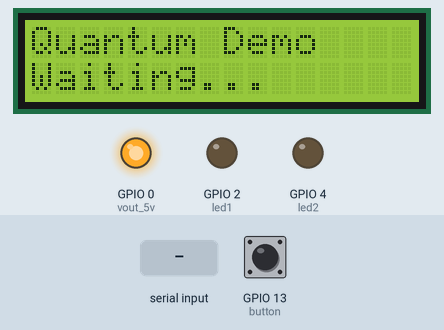
This program was run on a simulated ESP32 board running MicroPython. Shown: 16×2 character LCD, output pins drawn as LEDs (lit = HIGH). Inputs (shaded band) come from the test bench; at power-on: GPIO 13 (button) HIGH. Pins used as bus, display or sensor lines are not drawn; what the program prints to the serial console is not drawn.

Above: at 3.3 s.
3.4 s: "0" typed at the serial console, then Enter
At 5.6 s:
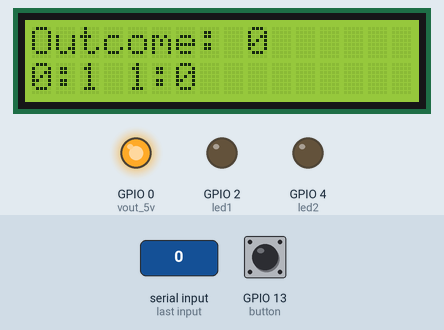
5.9 s: "M1" typed at the serial console, then Enter
At 7.2 s:
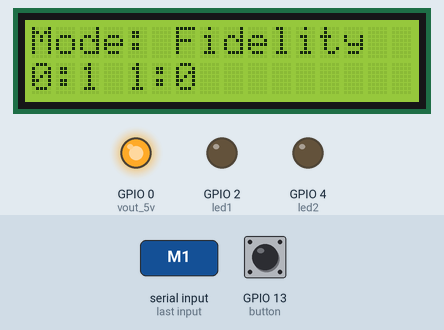
7.5 s: "M2" typed at the serial console, then Enter
At 8.8 s:
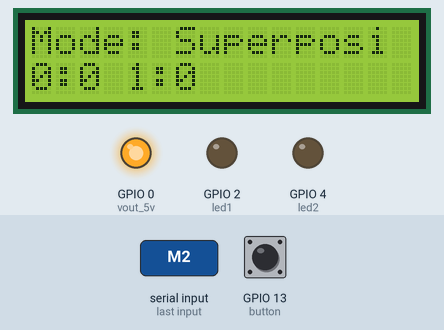
9.1 s: "S" typed at the serial console, then Enter
At 9.41 s:
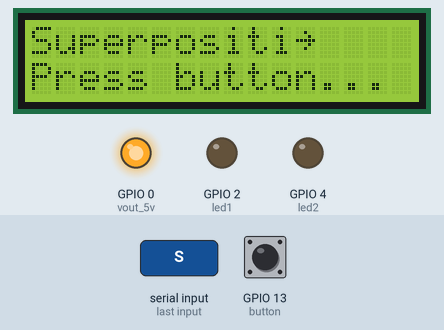
11.3 s: GPIO 13 (button) pulled LOW for 0.15 s
12.0 s: "1" typed at the serial console, then Enter
At 13.3 s:
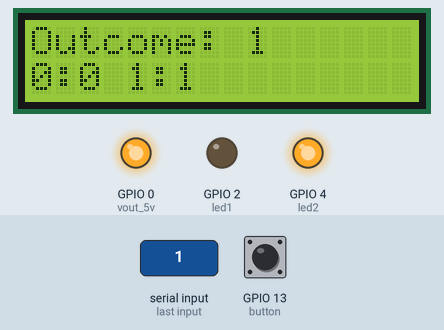
Timing chart, 0 to 15.1 s (numbered marks = the images above; inputs shaded):
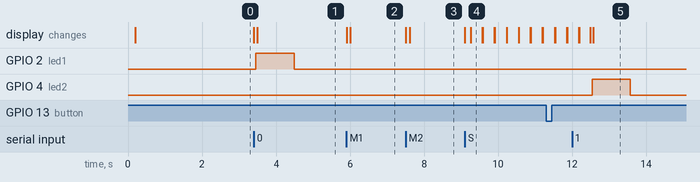

Measured:
- after the input at 3.4 s, GPIO 2 (led1): LOW → HIGH after 0.06 s, → LOW 1.0 s later; the display: first changes at once (image 1 shows a later state)
- after the input at 5.9 s, the display: first changes at once (image 2 shows a later state)
- after the input at 7.5 s, the display: first changes at once (image 3 shows a later state)
- after the input at 9.1 s, the display: first changes at once (image 4 shows a later state)
- after the input at 12.0 s, GPIO 4 (led2): LOW → HIGH after 0.55 s, → LOW 1.0 s later; the display: first differs from a run without the input after 0.49 s (image 5 shows a later state)

The program:

main.py
```python
import machine
import time
import sys

# LCD Driver for HD44780 in 4-bit mode
class LCD:
    def __init__(self, rs, en, d4, d5, d6, d7):
        self.rs = machine.Pin(rs, machine.Pin.OUT)
        self.en = machine.Pin(en, machine.Pin.OUT)
        self.data = [
            machine.Pin(d4, machine.Pin.OUT),
            machine.Pin(d5, machine.Pin.OUT),
            machine.Pin(d6, machine.Pin.OUT),
            machine.Pin(d7, machine.Pin.OUT)
        ]
        self.init_display()

    def init_display(self):
        time.sleep_ms(50)
        self.write_nibble(0x03)
        time.sleep_ms(5)
        self.write_nibble(0x03)
        time.sleep_ms(1)
        self.write_nibble(0x03)
        time.sleep_ms(1)
        self.write_nibble(0x02)
        self.command(0x28)
        self.command(0x0C)
        self.command(0x06)
        self.command(0x01)
        time.sleep_ms(2)

    def write_nibble(self, nibble):
        for i in range(4):
            self.data[i].value((nibble >> i) & 1)
        self.en.value(1)
        time.sleep_ms(1)
        self.en.value(0)
        time.sleep_ms(1)

    def command(self, cmd):
        self.rs.value(0)
        self.write_nibble(cmd >> 4)
        self.write_nibble(cmd & 0x0F)

    def write_char(self, char):
        self.rs.value(1)
        self.write_nibble(ord(char) >> 4)
        self.write_nibble(ord(char) & 0x0F)

    def write_string(self, text):
        for char in text:
            self.write_char(char)

    def clear(self):
        self.command(0x01)
        time.sleep_ms(2)

    def set_cursor(self, col, row):
        offsets = [0x00, 0x40]
        self.command(0x80 | (offsets[row] + col))

# Initialize LEDs, backlight PWM, LCD, and button
led1 = machine.Pin(2, machine.Pin.OUT)
led2 = machine.Pin(4, machine.Pin.OUT)
vout_5v = machine.Pin(0, machine.Pin.OUT)
led1.value(0)
led2.value(0)
vout_5v.value(1)

backlight = machine.Pin(5, machine.Pin.OUT)
backlight_pwm = machine.PWM(backlight, freq=1000)
backlight_pwm.duty_u16(16384)  # 25% brightness

lcd = LCD(rs=19, en=23, d4=18, d5=17, d6=16, d7=15)

button = machine.Pin(13, machine.Pin.IN, machine.Pin.PULL_UP)

# Counters
count_0 = 0
count_1 = 0
current_mode = "Unknown"

# Initialize LCD
lcd.clear()
lcd.set_cursor(0, 0)
lcd.write_string("Quantum Demo")
lcd.set_cursor(0, 1)
lcd.write_string("Waiting...")
time.sleep(2)

print("ESP32 ready, waiting for serial commands...")

# Superposition animation
def animate_superposition():
    frames = ["~    ", " ~   ", "  ~  ", "   ~ ", "    ~"]
    for frame in frames:
        lcd.set_cursor(11, 0)
        lcd.write_string(frame)
        backlight_pwm.duty_u16(16384)  # Keep backlight ON
        time.sleep(0.3)

# Button interrupt for measurement
measure_flag = False
def button_handler(pin):
    global measure_flag
    measure_flag = True

button.irq(trigger=machine.Pin.IRQ_FALLING, handler=button_handler)

while True:
    try:
        backlight_pwm.duty_u16(16384)  # Ensure backlight stays ON
        if 'stdin' in dir(sys):
            line = sys.stdin.readline().strip()
            if line in ["M1", "M2"]:
                current_mode = "Fidelity" if line == "M1" else "Superposition"
                print(f"Mode set: {current_mode}")
                lcd.clear()
                lcd.set_cursor(0, 0)
                lcd.write_string(f"Mode: {current_mode[:9]}")
                lcd.set_cursor(0, 1)
                lcd.write_string(f"0:{count_0} 1:{count_1}")
                count_0 = 0
                count_1 = 0
            elif line == "S" and current_mode == "Superposition":
                print("Superposition state")
                lcd.clear()
                lcd.set_cursor(0, 0)
                lcd.write_string("Superposition")
                lcd.set_cursor(0, 1)
                lcd.write_string("Press button...")
                measure_flag = False
                while not measure_flag:
                    animate_superposition()
                print("Sending MEASURE")
                sys.stdout.write(b"MEASURE\n")
                sys.stdout.flush()
            elif line in ["0", "1"]:
                print(f"Received: {line}")
                lcd.clear()
                lcd.set_cursor(0, 0)
                lcd.write_string(f"Outcome: {line}")
                lcd.set_cursor(0, 1)

                if line == "0":
                    count_0 += 1
                    led1.value(1)
                    led2.value(0)
                    print("LED 1 ON")
                else:
                    count_1 += 1
                    led1.value(0)
                    led2.value(1)
                    print("LED 2 ON")

                lcd.write_string(f"0:{count_0} 1:{count_1}")
                time.sleep(1)
                led1.value(0)
                led2.value(0)
                print("LEDs OFF")
                time.sleep(0.5)
            else:
                print(f"Invalid: {line}")
        else:
            print("No stdin, waiting...")
            time.sleep(0.1)
    except Exception as e:
        print(f"Error: {e}")
        lcd.clear()
        lcd.set_cursor(0, 0)
        lcd.write_string("Error")
        time.sleep(1)
        lcd.clear()
        lcd.set_cursor(0, 0)
        lcd.write_string(f"Mode: {current_mode[:9]}")
        time.sleep(0.1)
        
```
